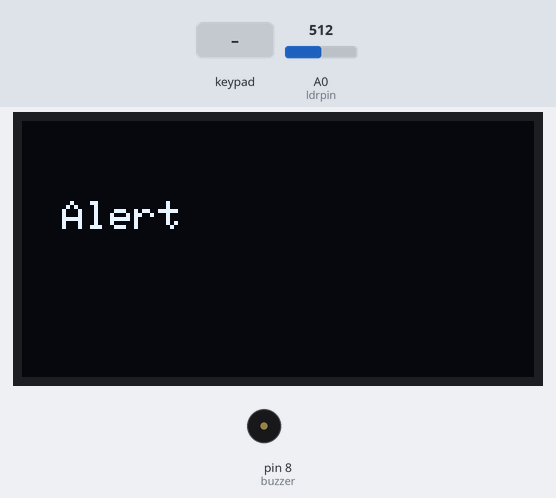
The sketch below on a simulated Arduino Uno, built with avr-gcc and run on an emulated ATmega328P. On the bench: 128×64 one-colour display, buzzer (waves = sounding). The test bench sets the inputs (shaded band); at power-on: A0 (ldrpin) = 512.

Above: at 1.9 s.
2.0 s: key '*' pressed
At 3.3 s:
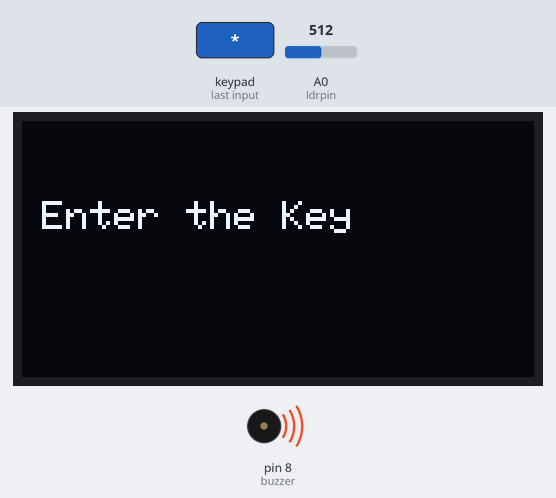
3.6 s: keypad keys 0 0 0 0 pressed 1.5 s apart
At 9.2 s:
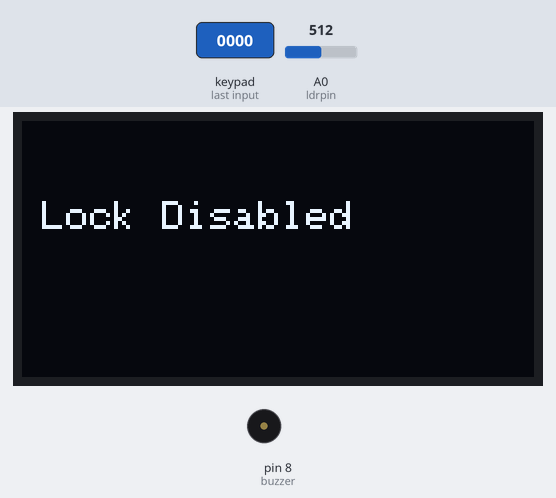
13.8 s: A0 (ldrpin) set to 210
17.6 s: A0 (ldrpin) set to 183
19.7 s: keypad keys 0 0 0 0 * pressed 1.5 s apart
At 26.2 s:
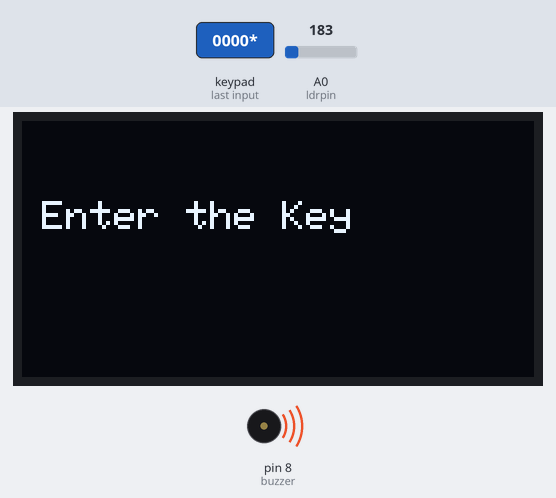
28.7 s: keypad keys 7 6 5 4 pressed 1.5 s apart
At 35.6 s:
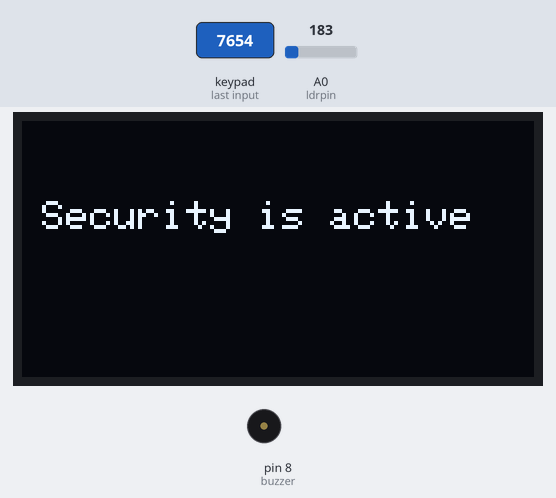
Timing chart, 0 to 37.1 s (numbered marks = the images above; inputs shaded):
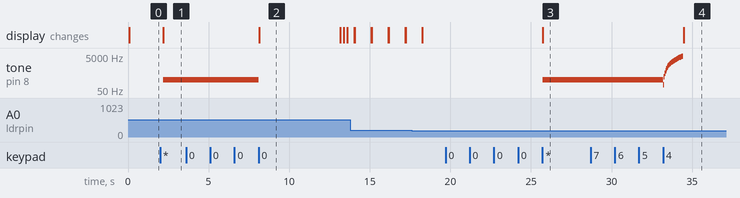

Measured:
- after the input at 2.0 s, tone on pin 8 (buzzer): silent → 200 Hz after 0.17 s; the display: changes after 0.17 s (image 1)
- after the input at 3.6 s, tone on pin 8 (buzzer): 200 Hz → silent after 4.5 s; the display: changes after 4.5 s (image 2)
- after the input at 19.7 s, tone on pin 8 (buzzer): silent → 200 Hz after 6.0 s; the display: changes after 6.0 s (image 3)
- after the input at 28.7 s, tone on pin 8 (buzzer): plays 100 Hz for 0.05 s, 300 Hz for 0.05 s, 500 Hz for 0.05 s, 700 Hz for 0.05 s, 900 Hz for 0.05 s, 1100 Hz for 0.05 s … (25 notes in this stretch), starting after 4.5 s; the display: changes after 5.8 s (image 4)
- what the display in image 2 shows lasts 5.1 s, from 8.1 s to 13.2 s

The sketch:

code.ino
```cpp
#include <SPI.h>
#include <Wire.h>
#include <Adafruit_GFX.h>
#include <Adafruit_SSD1306.h>
#include <Keypad.h>

#define SCREEN_WIDTH 128 // OLED display width, in pixels
#define SCREEN_HEIGHT 64 // OLED display height, in pixels

int ldrpin=0;
int buzzer=8;

short a=0;
short code[4]={'0','0','0','0'};  //pass code stored in a array you can make it longer or shorter
                                  //by changing '4' and add/remove values

const byte numRows= 4;            //Rows and columns of the keypad
const byte numCols= 4;

char keymap[numRows][numCols]=    //Keypad map
          {
          {'1', '2', '3', 'A'},
          {'4', '5', '6', 'B'},
          {'7', '8', '9', 'C'},
          {'*', '0', '#', 'D'}
          };

byte rowPins[numRows] = {7,6,5,4}; //Keypad 8 pins
byte colPins[numCols]= {3,2,1,0};

Keypad myKeypad= Keypad(makeKeymap(keymap), rowPins, colPins, numRows, numCols);


// Declaration for an SSD1306 display connected to I2C (SDA, SCL pins)
Adafruit_SSD1306 display(SCREEN_WIDTH, SCREEN_HEIGHT, &Wire, -1);


void setup() {
  Serial.begin(115200);
  pinMode(ldrpin, INPUT);
  pinMode(buzzer, OUTPUT);
  const unsigned char myBitmap [] PROGMEM = { /* bmp */ };
  if(!display.begin(SSD1306_SWITCHCAPVCC, 0x3c)) {
      Serial.println(F("SSD1306 allocation failed"));
      for(;;);
    }
}

void loop() {
  display.clearDisplay();
  displayScreen(1,5,20,"Security is active");
  int ldrStatus = analogRead(ldrpin);
  if (ldrStatus > 200) {
      digitalWrite(buzzer, HIGH);
      display.clearDisplay();
      displayScreen(1,10,20,"Alert");
      delay(1000);
      digitalWrite(buzzer, LOW);
      display.clearDisplay();
    }
  char keypressed = myKeypad.getKey();
  if (keypressed == '*') {    //if '*' is pressed go to Getpass function
    displayScreen(1,5,20,"Enter the Key");
    Getpass();
  }

}

void displayScreen(int textSize,int setX, int setY, char str[20]) {
  display.clearDisplay();
  display.setTextSize(textSize);
  display.setTextColor(WHITE);
  display.setCursor(setX, setY);
  display.print(str);
  display.display();
 }

void Getpass(){               //Getting passcode function
  tone(buzzer, 200);
  for(short i=0 ; i<4 ; i++) {
        char keypressed = myKeypad.waitForKey();
        if (keypressed==code[i])   //If the sequence is correct the a increases (4) means all values are right
        a++;
            }
  if(a==4) {
    noTone(buzzer);
    displayScreen(1,5,20,"Lock Disabled");
    delay(5000);
    displayScreen(1,5,20,"Locking");  delay(200);
    displayScreen(1,5,20,"Locking."); delay(200);
    displayScreen(1,5,20,"Locking..");  delay(400);
    a=0;
    } else {
    for(int i=100;i<=5000;i+=200) {
      tone(buzzer,i);
      delay(50);
    }
    noTone(buzzer);
    }
}
```
